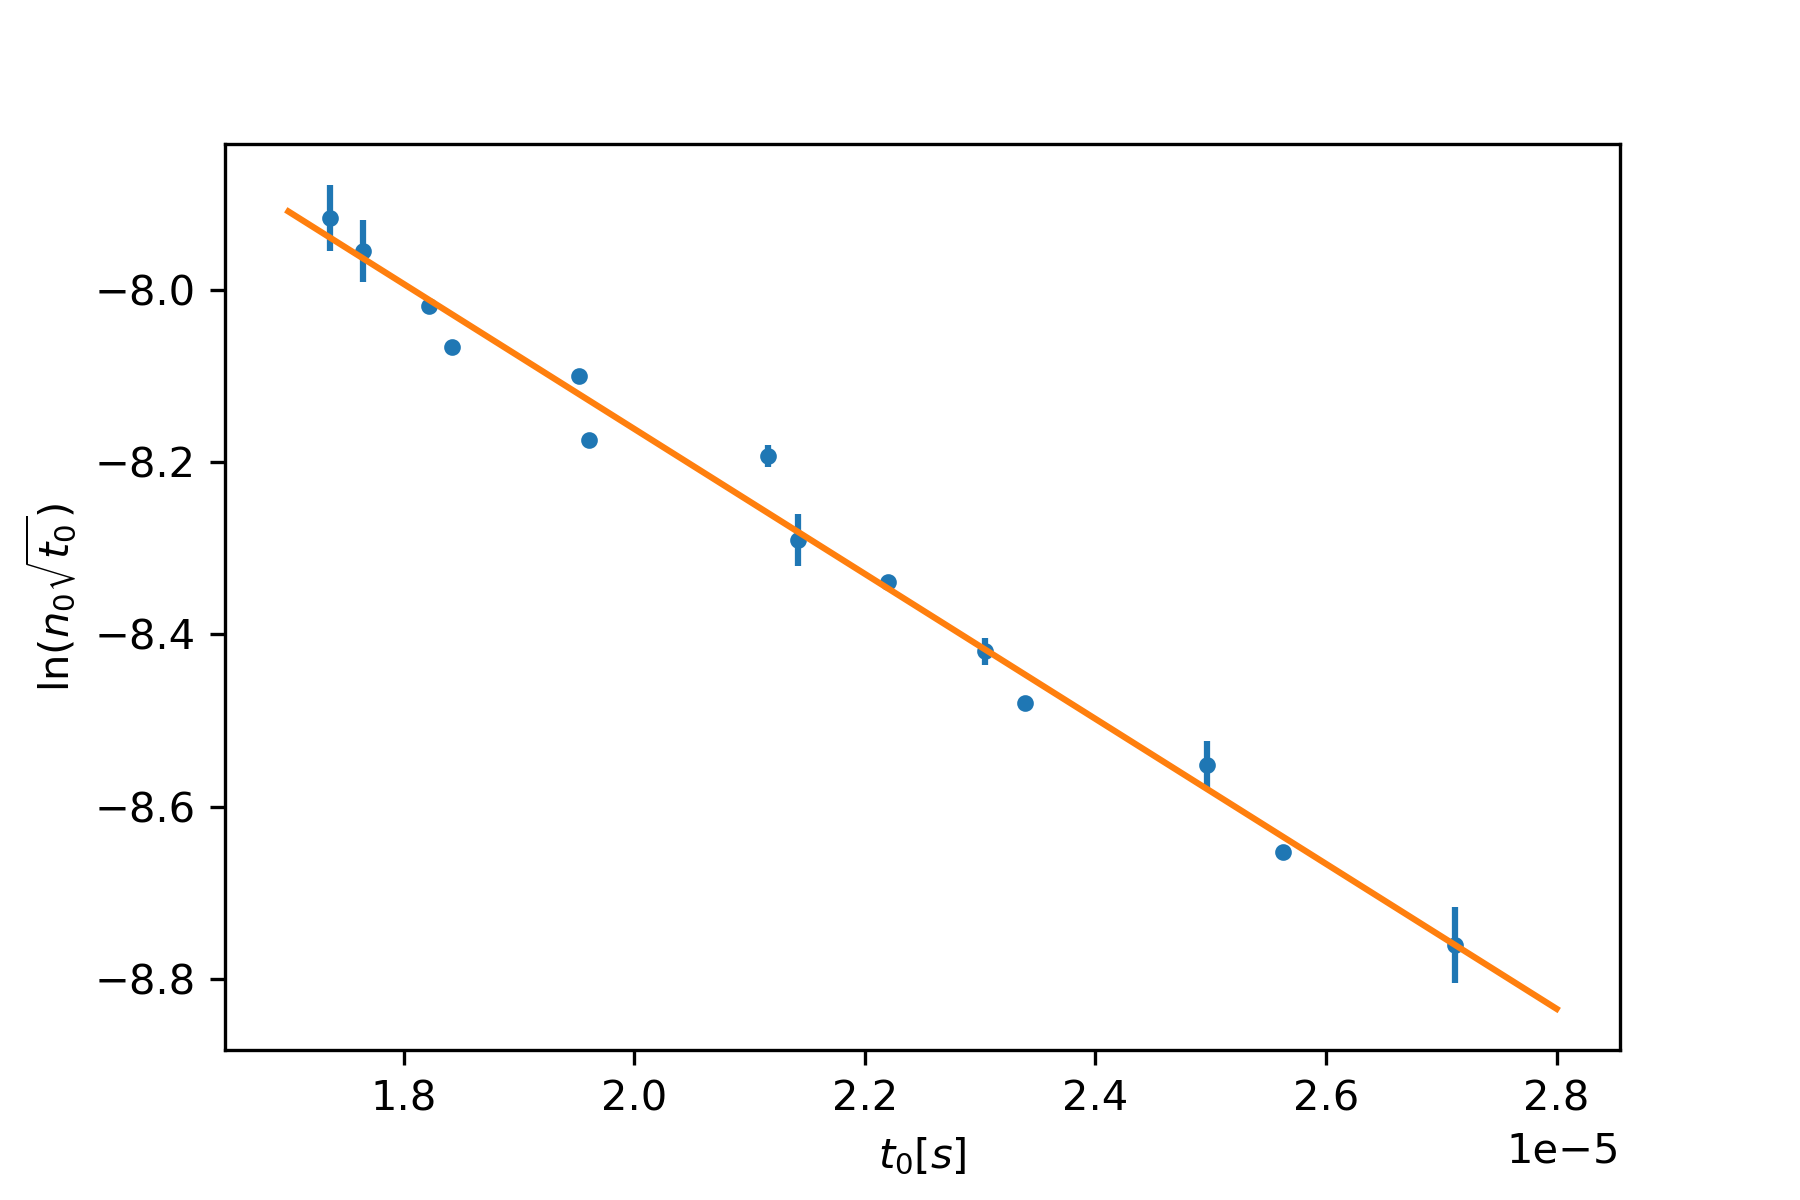

Source code (Python):
# -*- coding: utf-8 -*-
"""
Created on Thu Mar 31 10:00:31 2022

@author: h02845cd
"""

import numpy as np
import matplotlib.pyplot as plt
from scipy.optimize import curve_fit
from scipy.stats import norm


def linear(x,m,p):
    return m*x+p

def gaussian(x, a, b, c, d):
    return a*np.exp(-(x - b)**2/(2*c**2)) + d

def chi_squared(observed,expected,error):
    return np.sum((observed-expected)**2/error**2)

#files = ["17V.CSV","19V.CSV","21V.CSV","23V.CSV","25V.CSV","27V.CSV","29V.CSV",
#         "31V.CSV","33V.CSV","35V.CSV","37V.CSV","39V.CSV","41V.CSV","43V.CSV",
#         "45V.CSV","47V.CSV"]
#keys = ["17V","19V","21V","23V","25V","27V","29V","31V","33V","35V","37V",
#        "39V","41V","43V","45V","47V"]
#voltage = np.array([17,19,21,23,25,27,29,31,33,35,37,39,41,43,45,47])

files = ["16V.CSV","17V.CSV","18V.CSV",
         "19V.CSV","20V.CSV","21V.CSV",
         "22V.CSV","23V.CSV","24V.CSV","25V.CSV",
         "26V.CSV","27V.CSV","28V.CSV","29V.CSV"]
keys = ["16V","17V","18V",
         "19V","20V","21V",
         "22V","23V","24V","25V",
         "26V","27V","28V","29V"]
voltage = np.array([16,17,18,19,20,21,22,23,24,25,26,27,28,29])


counter=16
data={}
time = np.array([])
voltage = np.array([])
for i in files:
    data["{0}V".format(counter)]=np.genfromtxt(i, dtype=float, delimiter=",")
    counter+=1
    
max_volt=np.array([])
t_0=np.array([])
unc_t_0=np.array([])
fwhm=np.array([])
unc_fwhm=np.array([])
chi2 = np.array([])
n_0=np.array([])
unc_n_0=np.array([])

count=0 
counter=16
for key in keys:
    
    if count<2:
        time=data[key][1000:2450,3]
        volt=data[key][1000:2450,4]

    else:
        time=data[key][500:2450,3]
        volt=data[key][500:2450,4]
    

    #unc_volt = 0.0005
    unc_volt = volt/np.sqrt(len(volt))

    max_volt=np.append(max_volt,max(volt))
    indexes=np.where(volt==max_volt[count])
    
    if len(indexes[0])==1:
        t_0=np.append(t_0,time[indexes[0]])
        unc_t_0= np.append(unc_t_0,time[1]-time[0])
    
    else:
        time_range = np.array([])
        last_index=indexes[0][-1]
        for i in range(indexes[0][0],last_index-1,1):
            time_range=np.append(time_range, time[i])
        t_0 = np.append(t_0,np.mean(time_range))
        unc_t_0= np.append(unc_t_0,time_range[-1]-time_range[0])

    popt_gau, pcov_gau = curve_fit(gaussian, time, volt, p0=(7, 2e-5, 1e-5, 8))
    n_0=np.append(n_0,popt_gau[0])
    unc_popt_gau = np.sqrt(np.diag(pcov_gau))
    unc_n_0=np.append(unc_n_0, unc_popt_gau[0])
    
    chi2 = np.append(chi2, chi_squared(volt, gaussian(time, popt_gau[0],popt_gau[1],popt_gau[2],popt_gau[3]), unc_volt)/len(volt))

    # fwhm = np.append(fwhm, 2*np.sqrt(2*np.log(2))*popt_gau[2])
    # unc_fwhm = np.append(unc_fwhm, fwhm[count]*unc_popt_gau[2]/popt_gau[2])
    #unc_fwhm = np.append(unc_fwhm, 2*np.sqrt(2*np.log(2))*unc_popt_gau[2])
    #print(fwhm[count], "+/-", unc_fwhm[count])

    #plt.plot(time, gaussian(time, popt_gau[0],popt_gau[1],popt_gau[2],popt_gau[3]), marker=".")
    #plt.scatter(time, volt, marker='.', color="r")
    #plt.xlabel("time")
    #plt.ylabel("voltage")
    #plt.savefig("gaussian{0}".format(counter),dpi=300)
    #plt.show()

    count+=1
    counter+=1
    

x_values = t_0
y_values = np.log(n_0*np.sqrt(t_0))
unc_y = np.sqrt((unc_t_0 / (2*t_0))**2 + (unc_n_0 / n_0)**2)

fit = curve_fit(linear,x_values,y_values)
x_axis = np.linspace(1.7e-5,2.8e-5,500)

chi2_linear = chi_squared(y_values, linear(x_values,fit[0][0],fit[0][1]), unc_y)
red_chi2_linear = chi2_linear / (len(y_values) - 2)

plt.errorbar(x_values, y_values, yerr=unc_y, ls="none")
plt.scatter(x_values,y_values, marker=".")
plt.plot(x_axis,linear(x_axis,fit[0][0],fit[0][1]))
plt.xlabel(r"$t_0 [s]$")
plt.ylabel(r"$\ln({n_0 \sqrt{t_0}})$")
plt.savefig("lifetime", dpi=300)
plt.show()

tau = -1/fit[0][0]